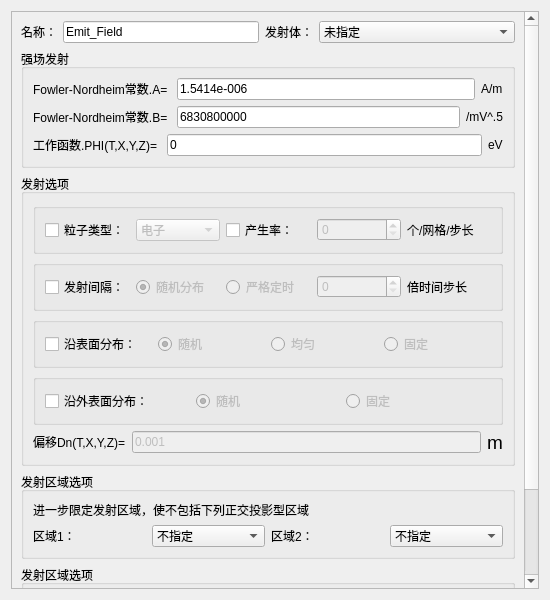
<?xml version="1.0" encoding="UTF-8"?>
<ui version="4.0">
 <class>Dialog_EmhDlg</class>
 <widget class="QDialog" name="Dialog_EmhDlg">
  <property name="windowModality">
   <enum>Qt::ApplicationModal</enum>
  </property>
  <property name="geometry">
   <rect>
    <x>0</x>
    <y>0</y>
    <width>550</width>
    <height>600</height>
   </rect>
  </property>
  <property name="minimumSize">
   <size>
    <width>0</width>
    <height>0</height>
   </size>
  </property>
  <property name="maximumSize">
   <size>
    <width>16777215</width>
    <height>16777215</height>
   </size>
  </property>
  <property name="windowTitle">
   <string>强场发射</string>
  </property>
  <layout class="QGridLayout" name="gridLayout_9">
   <item row="0" column="0">
    <widget class="QScrollArea" name="scrollArea">
     <property name="widgetResizable">
      <bool>true</bool>
     </property>
     <widget class="QWidget" name="scrollAreaWidgetContents_2">
      <property name="geometry">
       <rect>
        <x>0</x>
        <y>0</y>
        <width>513</width>
        <height>693</height>
       </rect>
      </property>
      <layout class="QGridLayout" name="gridLayout_10">
       <item row="0" column="0">
        <layout class="QHBoxLayout" name="horizontalLayout_10">
         <item>
          <widget class="QLabel" name="Label_Name_2">
           <property name="sizePolicy">
            <sizepolicy hsizetype="Fixed" vsizetype="Preferred">
             <horstretch>0</horstretch>
             <verstretch>0</verstretch>
            </sizepolicy>
           </property>
           <property name="text">
            <string>名称：</string>
           </property>
          </widget>
         </item>
         <item>
          <widget class="QLineEdit" name="LineEdit_Name">
           <property name="sizePolicy">
            <sizepolicy hsizetype="Preferred" vsizetype="Fixed">
             <horstretch>0</horstretch>
             <verstretch>0</verstretch>
            </sizepolicy>
           </property>
           <property name="text">
            <string>Emit_Field</string>
           </property>
          </widget>
         </item>
         <item>
          <widget class="QLabel" name="Label_Shadow_2">
           <property name="sizePolicy">
            <sizepolicy hsizetype="Fixed" vsizetype="Preferred">
             <horstretch>0</horstretch>
             <verstretch>0</verstretch>
            </sizepolicy>
           </property>
           <property name="text">
            <string>发射体：</string>
           </property>
          </widget>
         </item>
         <item>
          <widget class="StyledComboBox" name="ComboBox_Shadow">
           <property name="enabled">
            <bool>true</bool>
           </property>
           <property name="sizePolicy">
            <sizepolicy hsizetype="Preferred" vsizetype="Fixed">
             <horstretch>0</horstretch>
             <verstretch>0</verstretch>
            </sizepolicy>
           </property>
           <property name="maximumSize">
            <size>
             <width>16777215</width>
             <height>16777215</height>
            </size>
           </property>
           <property name="sizeIncrement">
            <size>
             <width>1</width>
             <height>0</height>
            </size>
           </property>
           <property name="editable">
            <bool>false</bool>
           </property>
           <item>
            <property name="text">
             <string>未指定</string>
            </property>
           </item>
          </widget>
         </item>
        </layout>
       </item>
       <item row="1" column="0">
        <spacer name="verticalSpacer">
         <property name="orientation">
          <enum>Qt::Vertical</enum>
         </property>
         <property name="sizeHint" stdset="0">
          <size>
           <width>20</width>
           <height>40</height>
          </size>
         </property>
        </spacer>
       </item>
       <item row="2" column="0">
        <widget class="QGroupBox" name="groupBox">
         <property name="title">
          <string>强场发射</string>
         </property>
         <layout class="QGridLayout" name="gridLayout_5">
          <item row="2" column="0">
           <spacer name="verticalSpacer_3">
            <property name="orientation">
             <enum>Qt::Vertical</enum>
            </property>
            <property name="sizeHint" stdset="0">
             <size>
              <width>20</width>
              <height>40</height>
             </size>
            </property>
           </spacer>
          </item>
          <item row="4" column="0">
           <spacer name="verticalSpacer_4">
            <property name="orientation">
             <enum>Qt::Vertical</enum>
            </property>
            <property name="sizeHint" stdset="0">
             <size>
              <width>20</width>
              <height>40</height>
             </size>
            </property>
           </spacer>
          </item>
          <item row="5" column="0">
           <layout class="QHBoxLayout" name="horizontalLayout_9">
            <item>
             <widget class="QLabel" name="label_10">
              <property name="text">
               <string>工作函数.PHI(T,X,Y,Z)= </string>
              </property>
             </widget>
            </item>
            <item>
             <widget class="QLineEdit" name="LineEdit_PHI">
              <property name="enabled">
               <bool>true</bool>
              </property>
              <property name="text">
               <string>0</string>
              </property>
             </widget>
            </item>
            <item>
             <widget class="QLabel" name="label_14">
              <property name="text">
               <string>&lt;html&gt;&lt;head/&gt;&lt;body&gt;&lt;p&gt;eV&lt;/p&gt;&lt;/body&gt;&lt;/html&gt;</string>
              </property>
             </widget>
            </item>
           </layout>
          </item>
          <item row="0" column="0">
           <spacer name="verticalSpacer_2">
            <property name="orientation">
             <enum>Qt::Vertical</enum>
            </property>
            <property name="sizeHint" stdset="0">
             <size>
              <width>20</width>
              <height>40</height>
             </size>
            </property>
           </spacer>
          </item>
          <item row="1" column="0">
           <layout class="QHBoxLayout" name="horizontalLayout_6">
            <item>
             <widget class="QLabel" name="label">
              <property name="text">
               <string>&lt;html&gt;&lt;head/&gt;&lt;body&gt;&lt;p&gt;Fowler-Nordheim常数.A= &lt;/p&gt;&lt;/body&gt;&lt;/html&gt;</string>
              </property>
             </widget>
            </item>
            <item>
             <widget class="QLineEdit" name="LineEdit_FNA">
              <property name="text">
               <string>1.5414e-006</string>
              </property>
             </widget>
            </item>
            <item>
             <widget class="QLabel" name="label_2">
              <property name="text">
               <string>&lt;html&gt;&lt;head/&gt;&lt;body&gt;&lt;p&gt;A/m&lt;/p&gt;&lt;/body&gt;&lt;/html&gt;</string>
              </property>
             </widget>
            </item>
           </layout>
          </item>
          <item row="6" column="0">
           <spacer name="verticalSpacer_5">
            <property name="orientation">
             <enum>Qt::Vertical</enum>
            </property>
            <property name="sizeHint" stdset="0">
             <size>
              <width>20</width>
              <height>40</height>
             </size>
            </property>
           </spacer>
          </item>
          <item row="3" column="0">
           <layout class="QHBoxLayout" name="horizontalLayout_7">
            <item>
             <widget class="QLabel" name="label_3">
              <property name="text">
               <string>Fowler-Nordheim常数.B= </string>
              </property>
             </widget>
            </item>
            <item>
             <widget class="QLineEdit" name="LineEdit_FNB">
              <property name="enabled">
               <bool>true</bool>
              </property>
              <property name="text">
               <string>6830800000</string>
              </property>
             </widget>
            </item>
            <item>
             <widget class="QLabel" name="label_4">
              <property name="text">
               <string>&lt;html&gt;&lt;head/&gt;&lt;body&gt;&lt;p&gt;/mV^.5&lt;/p&gt;&lt;/body&gt;&lt;/html&gt;</string>
              </property>
             </widget>
            </item>
           </layout>
          </item>
         </layout>
        </widget>
       </item>
       <item row="3" column="0">
        <widget class="QGroupBox" name="groupBox_2">
         <property name="title">
          <string>发射选项</string>
         </property>
         <layout class="QGridLayout" name="gridLayout_4">
          <item row="4" column="0">
           <layout class="QHBoxLayout" name="horizontalLayout_3">
            <item>
             <widget class="QGroupBox" name="groupBox_6">
              <property name="title">
               <string/>
              </property>
              <property name="flat">
               <bool>true</bool>
              </property>
              <layout class="QGridLayout" name="gridLayout_6">
               <item row="0" column="0">
                <widget class="QCheckBox" name="checkBox_surface">
                 <property name="text">
                  <string>沿表面分布：</string>
                 </property>
                </widget>
               </item>
               <item row="0" column="1">
                <widget class="QRadioButton" name="radioButton_randomm">
                 <property name="enabled">
                  <bool>false</bool>
                 </property>
                 <property name="text">
                  <string>随机</string>
                 </property>
                 <property name="checked">
                  <bool>true</bool>
                 </property>
                </widget>
               </item>
               <item row="0" column="2">
                <widget class="QRadioButton" name="radioButton_uniform">
                 <property name="enabled">
                  <bool>false</bool>
                 </property>
                 <property name="text">
                  <string>均匀</string>
                 </property>
                </widget>
               </item>
               <item row="0" column="3">
                <widget class="QRadioButton" name="radioButton_fixed">
                 <property name="enabled">
                  <bool>false</bool>
                 </property>
                 <property name="text">
                  <string>固定</string>
                 </property>
                </widget>
               </item>
              </layout>
             </widget>
            </item>
           </layout>
          </item>
          <item row="3" column="0">
           <spacer name="verticalSpacer_6">
            <property name="orientation">
             <enum>Qt::Vertical</enum>
            </property>
            <property name="sizeHint" stdset="0">
             <size>
              <width>20</width>
              <height>40</height>
             </size>
            </property>
           </spacer>
          </item>
          <item row="1" column="0">
           <spacer name="verticalSpacer_7">
            <property name="orientation">
             <enum>Qt::Vertical</enum>
            </property>
            <property name="sizeHint" stdset="0">
             <size>
              <width>20</width>
              <height>40</height>
             </size>
            </property>
           </spacer>
          </item>
          <item row="2" column="0">
           <layout class="QHBoxLayout" name="horizontalLayout_2">
            <item>
             <widget class="QGroupBox" name="groupBox_7">
              <property name="title">
               <string/>
              </property>
              <property name="flat">
               <bool>true</bool>
              </property>
              <layout class="QGridLayout" name="gridLayout_7">
               <item row="0" column="2">
                <widget class="QRadioButton" name="radioButton_strictTiming">
                 <property name="enabled">
                  <bool>false</bool>
                 </property>
                 <property name="text">
                  <string>严格定时</string>
                 </property>
                </widget>
               </item>
               <item row="0" column="3">
                <widget class="QSpinBox" name="spinBox_timesStep">
                 <property name="enabled">
                  <bool>false</bool>
                 </property>
                </widget>
               </item>
               <item row="0" column="1">
                <widget class="QRadioButton" name="radioButton_random">
                 <property name="enabled">
                  <bool>false</bool>
                 </property>
                 <property name="text">
                  <string>随机分布</string>
                 </property>
                 <property name="checked">
                  <bool>true</bool>
                 </property>
                </widget>
               </item>
               <item row="0" column="0">
                <widget class="QCheckBox" name="checkBox_transmittingInterval">
                 <property name="text">
                  <string>发射间隔：</string>
                 </property>
                </widget>
               </item>
               <item row="0" column="4">
                <widget class="QLabel" name="label_9">
                 <property name="text">
                  <string>倍时间步长</string>
                 </property>
                </widget>
               </item>
              </layout>
             </widget>
            </item>
           </layout>
          </item>
          <item row="8" column="0">
           <layout class="QHBoxLayout" name="horizontalLayout_5">
            <item>
             <widget class="QLabel" name="label_5">
              <property name="text">
               <string>&lt;html&gt;&lt;head/&gt;&lt;body&gt;&lt;p&gt;偏移Dn(T,X,Y,Z)=&lt;/p&gt;&lt;/body&gt;&lt;/html&gt;</string>
              </property>
             </widget>
            </item>
            <item>
             <widget class="QLineEdit" name="LineEdit_Dn">
              <property name="enabled">
               <bool>false</bool>
              </property>
              <property name="text">
               <string>0.001</string>
              </property>
             </widget>
            </item>
            <item>
             <widget class="QLabel" name="label_8">
              <property name="text">
               <string>&lt;html&gt;&lt;head/&gt;&lt;body&gt;&lt;p&gt;&lt;span style=&quot; font-size:14pt;&quot;&gt;m&lt;/span&gt;&lt;/p&gt;&lt;/body&gt;&lt;/html&gt;</string>
              </property>
             </widget>
            </item>
           </layout>
          </item>
          <item row="6" column="0">
           <layout class="QHBoxLayout" name="horizontalLayout_4">
            <item>
             <widget class="QGroupBox" name="groupBox_5">
              <property name="title">
               <string/>
              </property>
              <property name="flat">
               <bool>true</bool>
              </property>
              <layout class="QGridLayout" name="gridLayout">
               <item row="0" column="1">
                <widget class="QRadioButton" name="radioButton_randommm">
                 <property name="enabled">
                  <bool>false</bool>
                 </property>
                 <property name="text">
                  <string>随机</string>
                 </property>
                 <property name="checked">
                  <bool>true</bool>
                 </property>
                </widget>
               </item>
               <item row="0" column="0">
                <widget class="QCheckBox" name="checkBox_outSurface">
                 <property name="text">
                  <string>沿外表面分布：</string>
                 </property>
                </widget>
               </item>
               <item row="0" column="2">
                <widget class="QRadioButton" name="radioButton_alongOutsideFixed">
                 <property name="enabled">
                  <bool>false</bool>
                 </property>
                 <property name="text">
                  <string>固定</string>
                 </property>
                </widget>
               </item>
              </layout>
             </widget>
            </item>
           </layout>
          </item>
          <item row="0" column="0">
           <layout class="QHBoxLayout" name="horizontalLayout_8">
            <item>
             <widget class="QGroupBox" name="groupBox_8">
              <property name="title">
               <string/>
              </property>
              <property name="flat">
               <bool>true</bool>
              </property>
              <layout class="QGridLayout" name="gridLayout_8">
               <item row="0" column="3">
                <widget class="QSpinBox" name="spinBox_generationRate">
                 <property name="enabled">
                  <bool>false</bool>
                 </property>
                </widget>
               </item>
               <item row="0" column="1">
                <widget class="StyledComboBox" name="ComboBox_particleType">
                 <property name="enabled">
                  <bool>false</bool>
                 </property>
                 <item>
                  <property name="text">
                   <string>电子</string>
                  </property>
                 </item>
                 <item>
                  <property name="text">
                   <string>质子</string>
                  </property>
                 </item>
                </widget>
               </item>
               <item row="0" column="2">
                <widget class="QCheckBox" name="checkBox_generationRate">
                 <property name="text">
                  <string>产生率：</string>
                 </property>
                </widget>
               </item>
               <item row="0" column="0">
                <widget class="QCheckBox" name="checkBox_particleType">
                 <property name="text">
                  <string>粒子类型：</string>
                 </property>
                </widget>
               </item>
               <item row="0" column="4">
                <widget class="QLabel" name="label_7">
                 <property name="text">
                  <string>个/网格/步长</string>
                 </property>
                </widget>
               </item>
              </layout>
             </widget>
            </item>
           </layout>
          </item>
          <item row="5" column="0">
           <spacer name="verticalSpacer_8">
            <property name="orientation">
             <enum>Qt::Vertical</enum>
            </property>
            <property name="sizeHint" stdset="0">
             <size>
              <width>20</width>
              <height>40</height>
             </size>
            </property>
           </spacer>
          </item>
          <item row="7" column="0">
           <spacer name="verticalSpacer_9">
            <property name="orientation">
             <enum>Qt::Vertical</enum>
            </property>
            <property name="sizeHint" stdset="0">
             <size>
              <width>20</width>
              <height>40</height>
             </size>
            </property>
           </spacer>
          </item>
         </layout>
        </widget>
       </item>
       <item row="4" column="0">
        <widget class="QGroupBox" name="groupBox_3">
         <property name="title">
          <string>发射区域选项</string>
         </property>
         <layout class="QGridLayout" name="gridLayout_3">
          <item row="0" column="0">
           <spacer name="verticalSpacer_12">
            <property name="orientation">
             <enum>Qt::Vertical</enum>
            </property>
            <property name="sizeHint" stdset="0">
             <size>
              <width>20</width>
              <height>40</height>
             </size>
            </property>
           </spacer>
          </item>
          <item row="2" column="0">
           <spacer name="verticalSpacer_13">
            <property name="orientation">
             <enum>Qt::Vertical</enum>
            </property>
            <property name="sizeHint" stdset="0">
             <size>
              <width>20</width>
              <height>40</height>
             </size>
            </property>
           </spacer>
          </item>
          <item row="3" column="0">
           <layout class="QHBoxLayout" name="horizontalLayout_15">
            <item>
             <widget class="QLabel" name="label_17">
              <property name="text">
               <string>区域1：</string>
              </property>
             </widget>
            </item>
            <item>
             <widget class="StyledComboBox" name="ComboBox_notInclued">
              <item>
               <property name="text">
                <string>不指定</string>
               </property>
              </item>
             </widget>
            </item>
            <item>
             <widget class="QLabel" name="label_15">
              <property name="text">
               <string>区域2：</string>
              </property>
             </widget>
            </item>
            <item>
             <widget class="StyledComboBox" name="ComboBox_notIncludedd">
              <item>
               <property name="text">
                <string>不指定</string>
               </property>
              </item>
             </widget>
            </item>
           </layout>
          </item>
          <item row="1" column="0">
           <layout class="QHBoxLayout" name="horizontalLayout_14">
            <item>
             <widget class="QLabel" name="label_16">
              <property name="text">
               <string>&lt;html&gt;&lt;head/&gt;&lt;body&gt;&lt;p&gt;进一步限定发射区域，使不包括下列正交投影型区域&lt;/p&gt;&lt;/body&gt;&lt;/html&gt;</string>
              </property>
             </widget>
            </item>
           </layout>
          </item>
          <item row="4" column="0">
           <spacer name="verticalSpacer_14">
            <property name="orientation">
             <enum>Qt::Vertical</enum>
            </property>
            <property name="sizeHint" stdset="0">
             <size>
              <width>20</width>
              <height>40</height>
             </size>
            </property>
           </spacer>
          </item>
         </layout>
        </widget>
       </item>
       <item row="5" column="0">
        <widget class="QGroupBox" name="groupBox_4">
         <property name="title">
          <string>发射区域选项</string>
         </property>
         <layout class="QGridLayout" name="gridLayout_2">
          <item row="2" column="0">
           <spacer name="verticalSpacer_16">
            <property name="orientation">
             <enum>Qt::Vertical</enum>
            </property>
            <property name="sizeHint" stdset="0">
             <size>
              <width>20</width>
              <height>40</height>
             </size>
            </property>
           </spacer>
          </item>
          <item row="0" column="0">
           <spacer name="verticalSpacer_15">
            <property name="orientation">
             <enum>Qt::Vertical</enum>
            </property>
            <property name="sizeHint" stdset="0">
             <size>
              <width>20</width>
              <height>40</height>
             </size>
            </property>
           </spacer>
          </item>
          <item row="3" column="0">
           <layout class="QHBoxLayout" name="horizontalLayout_17">
            <item>
             <widget class="QLabel" name="label_19">
              <property name="text">
               <string>区域1：</string>
              </property>
             </widget>
            </item>
            <item>
             <widget class="StyledComboBox" name="ComboBox_included">
              <item>
               <property name="text">
                <string>不指定</string>
               </property>
              </item>
             </widget>
            </item>
            <item>
             <widget class="QLabel" name="label_20">
              <property name="text">
               <string>区域2：</string>
              </property>
             </widget>
            </item>
            <item>
             <widget class="StyledComboBox" name="ComboBox_includedd">
              <item>
               <property name="text">
                <string>不指定</string>
               </property>
              </item>
             </widget>
            </item>
           </layout>
          </item>
          <item row="1" column="0">
           <layout class="QHBoxLayout" name="horizontalLayout_16">
            <item>
             <widget class="QLabel" name="label_18">
              <property name="text">
               <string>&lt;html&gt;&lt;head/&gt;&lt;body&gt;&lt;p&gt;进一步限定发射区域，使包括下列正交投影型区域&lt;/p&gt;&lt;/body&gt;&lt;/html&gt;</string>
              </property>
             </widget>
            </item>
           </layout>
          </item>
          <item row="4" column="0">
           <spacer name="verticalSpacer_17">
            <property name="orientation">
             <enum>Qt::Vertical</enum>
            </property>
            <property name="sizeHint" stdset="0">
             <size>
              <width>20</width>
              <height>40</height>
             </size>
            </property>
           </spacer>
          </item>
         </layout>
        </widget>
       </item>
       <item row="6" column="0">
        <layout class="QHBoxLayout" name="horizontalLayout_18">
         <item>
          <widget class="QPushButton" name="pb_ok">
           <property name="text">
            <string>确定</string>
           </property>
          </widget>
         </item>
         <item>
          <widget class="QPushButton" name="pb_cancel">
           <property name="text">
            <string>取消</string>
           </property>
          </widget>
         </item>
        </layout>
       </item>
       <item row="7" column="0">
        <spacer name="verticalSpacer_18">
         <property name="orientation">
          <enum>Qt::Vertical</enum>
         </property>
         <property name="sizeHint" stdset="0">
          <size>
           <width>20</width>
           <height>40</height>
          </size>
         </property>
        </spacer>
       </item>
      </layout>
     </widget>
    </widget>
   </item>
  </layout>
 </widget>
 <customwidgets>
  <customwidget>
   <class>StyledComboBox</class>
   <extends>QComboBox</extends>
   <header>StyledComboBox.h</header>
  </customwidget>
 </customwidgets>
 <tabstops>
  <tabstop>pb_ok</tabstop>
  <tabstop>pb_cancel</tabstop>
  <tabstop>LineEdit_Name</tabstop>
  <tabstop>ComboBox_Shadow</tabstop>
  <tabstop>LineEdit_FNA</tabstop>
  <tabstop>LineEdit_FNB</tabstop>
  <tabstop>LineEdit_PHI</tabstop>
  <tabstop>checkBox_particleType</tabstop>
  <tabstop>ComboBox_particleType</tabstop>
  <tabstop>checkBox_generationRate</tabstop>
  <tabstop>spinBox_generationRate</tabstop>
  <tabstop>checkBox_transmittingInterval</tabstop>
  <tabstop>radioButton_random</tabstop>
  <tabstop>radioButton_strictTiming</tabstop>
  <tabstop>spinBox_timesStep</tabstop>
  <tabstop>checkBox_surface</tabstop>
  <tabstop>radioButton_randomm</tabstop>
  <tabstop>radioButton_uniform</tabstop>
  <tabstop>radioButton_fixed</tabstop>
  <tabstop>checkBox_outSurface</tabstop>
  <tabstop>radioButton_randommm</tabstop>
  <tabstop>radioButton_alongOutsideFixed</tabstop>
  <tabstop>LineEdit_Dn</tabstop>
  <tabstop>ComboBox_notInclued</tabstop>
  <tabstop>ComboBox_notIncludedd</tabstop>
  <tabstop>ComboBox_included</tabstop>
  <tabstop>ComboBox_includedd</tabstop>
  <tabstop>scrollArea</tabstop>
 </tabstops>
 <resources/>
 <connections/>
</ui>
